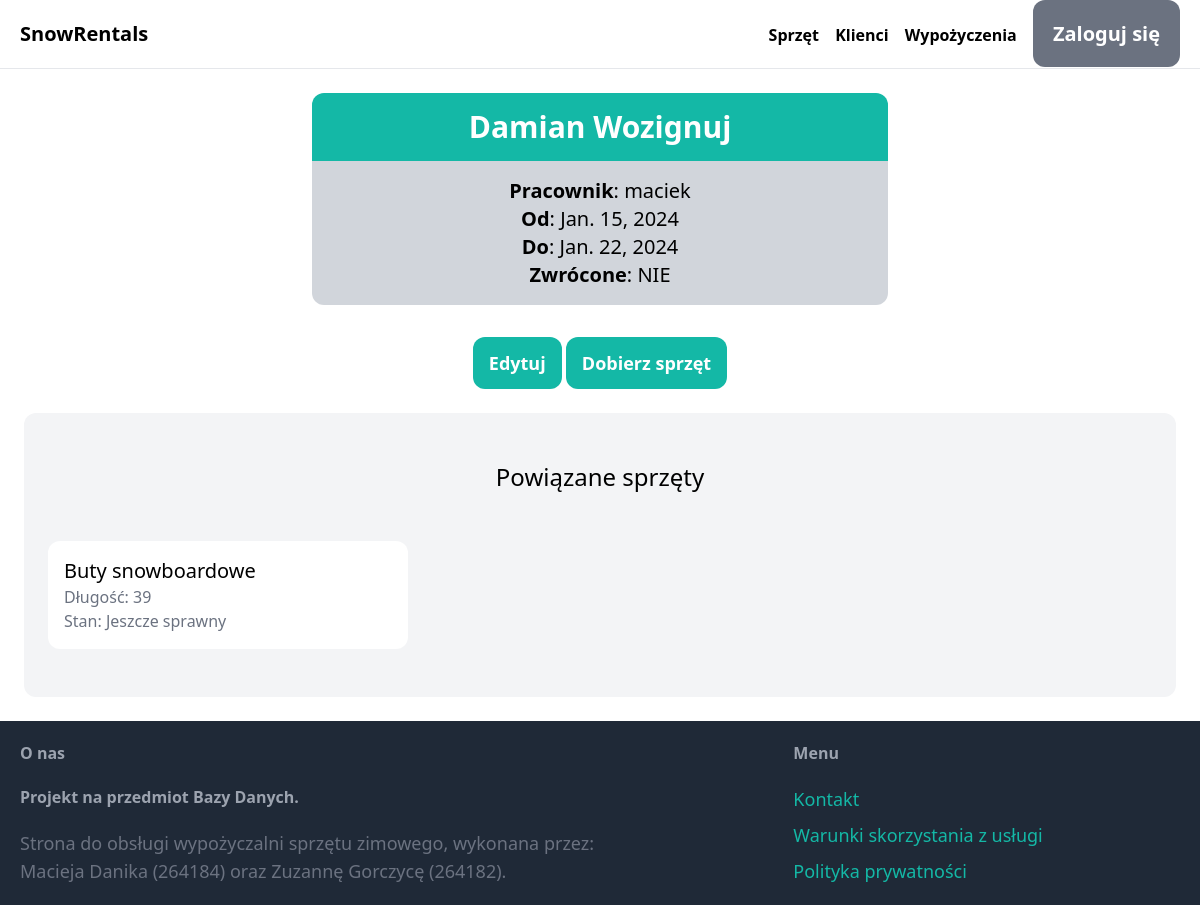
The page /items/wypozyczenie/8/ on the database its author committed.
### item/models.py (models this page shows, shortened)
class Wypozyczenie(models.Model):
    pracownik = models.ForeignKey(User, null=True, on_delete=models.SET_NULL)
    klient = models.ForeignKey(Klient, related_name='items', null=True, on_delete=models.SET_NULL)
    od = models.DateField("Wypozyczone: ") #, auto_now_add=True
    do = models.DateField("Zwrocone: ")
    zaplacone = models.ForeignKey(BOOL, null=True, on_delete=models.SET_NULL)
    class Meta:
        verbose_name_plural = 'Wypożyczenia'

class Klient(models.Model):
    imie = models.CharField(max_length=40)
    nazwisko = models.CharField(max_length=40)
    PESEL = models.CharField(max_length=11, unique=True, validators=[PESEL_validation])
    miasto = models.CharField(max_length=50, null=False, default="---")
    ulica_nrDomu = models.CharField(max_length=50, null=False, default="---")
    kod_pocztowy = models.CharField(max_length=6, validators=[KOD_validation])
    nr_telefonu = models.CharField(max_length=9, unique=True, validators=[TEL_validation])
    class Meta:
        ordering=('imie',)
        verbose_name_plural = 'Klienci'
    def __str__(self):
        return self.imie+" "+self.nazwisko

class BOOL(models.Model):
    TYPE = models.CharField(max_length=3)
    class Meta:
        ordering=('TYPE',)
        verbose_name_plural = 'Typy'
    def __str__(self):
        return self.TYPE

class Pakiet(models.Model):
    sprzet = models.ForeignKey(Sprzet, null=True, on_delete=models.SET_NULL)
    wypozyczenie = models.ForeignKey(Wypozyczenie, null=True, on_delete=models.SET_NULL)
    class Meta:
        verbose_name_plural = 'Pakiety'

class Sprzet(models.Model):
    rodzaj = models.ForeignKey(Kategoria, on_delete=models.CASCADE)
    dlugosc = models.IntegerField(validators=[wiekszeOdZera], null=False, default=0)
    marka = models.CharField(max_length=40)
    stan = models.ForeignKey(Stan, on_delete=models.CASCADE)
    cena = models.IntegerField(validators=[wiekszeOdZera], default=30)
    wypozyczone = models.ForeignKey(BOOL, null=True, on_delete=models.SET_NULL)
    class Meta:
        ordering = ('rodzaj',)
        verbose_name_plural = 'Lista sprzętu'

class Kategoria(models.Model):
    kategoria = models.CharField(max_length=40)
    class Meta:
        ordering=('kategoria',)
        verbose_name_plural = 'Kategorie'
    def __str__(self):
        return self.kategoria

class Stan(models.Model):
    stan = models.CharField(max_length=20)
    class Meta:
        ordering=('stan',)
        verbose_name_plural = 'Stany'
    def __str__(self):
        return self.stan

### item/views.py (the view)
# urls.py: path('wypozyczenie/<int:pk>/', views.wypozyczenie_szczegol, name="wypozyczenie_szczegol"),
def wypozyczenie_szczegol(request, pk):  #szczegóły wypozyczenia
    item = get_object_or_404(Wypozyczenie, pk=pk)
    pakiet = Pakiet.objects.filter(wypozyczenie=item.pk)
    return render(request, 'item/wypozyczenie_szczegol.html',{
        'item': item,
        'pakiet': pakiet
    })

### item/templates/item/wypozyczenie_szczegol.html (shortened to what this page needs)
{% extends 'core/base.html' %}
{% block content %}
    <div style="text-align:center; width:50%; margin: 0 auto">
        <h2 class="p-4 text-3xl text-white bg-teal-500 rounded-t-xl"><strong>{{item.klient}}</strong></h2>
        <ul class="mb-4 p-4 text-xl bg-gray-300 rounded-b-xl">
            <li><strong>Pracownik</strong>: {{ item.pracownik }}</li>
            <li><strong>Od</strong>: {{ item.od}}</li>
            <li><strong>Do</strong>: {{ item.do}}</li>
            <li><strong>Zwrócone</strong>: {{ item.zaplacone }}</li>
        </ul>
        <a href="{% url 'item:edytuj_wypozyczenie' item.id %}" class="inline-block mt-4 px-4 py-3 text-lg font-semibold bg-teal-500 text-white hover:bg-teal-700 rounded-xl">Edytuj</a>
        <a href="{% url 'item:nowyPakiet'%}" class="inline-block mt-4 px-4 py-3 text-lg font-semibold bg-teal-500 text-white hover:bg-teal-700 rounded-xl">Dobierz sprzęt</a>
    </div>
    <div class="mt-6 px-6 py-12 bg-gray-100 rounded-xl">
        <h2 class="mb-12 text-2xl text-center">Powiązane sprzęty</h2>
            <div class="grid grid-cols-3 gap-3">
                {% for item in pakiet %}
                <div>
                    <a href="{% url 'item:sprzet_szczegol' item.sprzet.id %}">
                        <div class="p-4 bg-white rounded-xl">
                            <h2 class="text-xl">{{ item.sprzet.rodzaj }}</h2>
                            <p class="text-gray-500">Długość: {{ item.sprzet.dlugosc }}</p>
                            <p class="text-gray-500">Stan: {{ item.sprzet.stan }}</p>
                        </div>
                    </a>
                </div>
                {% endfor %}
            </div>
    </div>
{% endblock %}

### rows shown on the page
Wypozyczenie: klient "Damian Wozignuj", pracownik "maciek", od "Jan. 15, 2024", do "Jan. 22, 2024", zaplacone "NIE"
Pakiet: sprzet.rodzaj "Buty snowboardowe", sprzet.dlugosc "39", sprzet.stan "Jeszcze sprawny"
